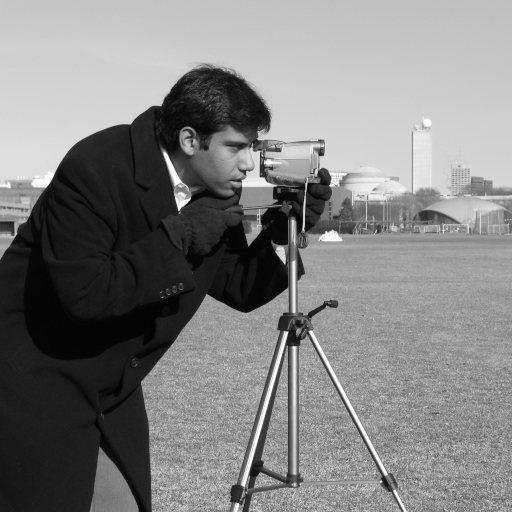
#> input picture skimage.data.camera(), 512 x 512 px
$ jupyter execute Lab7_Image_Segmentation_Feature_Extraction_executed.ipynb   (shell and % lines are left out)
#> lines starting #> are read from the running program, lines starting #| are printed output that depends on the picture; after the words box and inside, x2 and y2 are one past the last pixel; in counts of white or black regions, pixels touching at a corner belong together
# Lab 7 — Image Segmentation and Feature Extraction
**Course:** ARTI407 – Image Processing
**College of Computer Science and Information Technology**
**Imam Abdulrahman Bin Faisal University**

This notebook contains:
1. The two examples from the lab manual (Canny Edge Detection, Harris Corner Detection).
2. The assessment task (Otsu's thresholding).

## Setup — Import libraries

[cell 1]
import cv2
import numpy as np
import matplotlib.pyplot as plt
from skimage import data   # provides sample images (camera, checkerboard, coins, ...)

# Make plots show inside the notebook

## Task 1 — Canny Edge Detection

An **edge** is where brightness changes sharply. Canny (1986) finds edges in 5 steps: Gaussian blur → gradients → non-maximum suppression (thin the edges) → double thresholding → hysteresis (keep weak edges only if they connect to strong ones).

`cv2.Canny(img, T_low, T_high)`:
- `T_low` = lower threshold (weak edges)
- `T_high` = upper threshold (strong edges)
- Rule of thumb: `T_high ≈ 2×T_low` or `3×T_low`.

[cell 2]
# --- Code from the lab manual ---
img = data.camera()
#> img is the input picture: shape (512, 512); min 0, max 255, mean 129.1

edges = cv2.Canny(img, 100, 200)
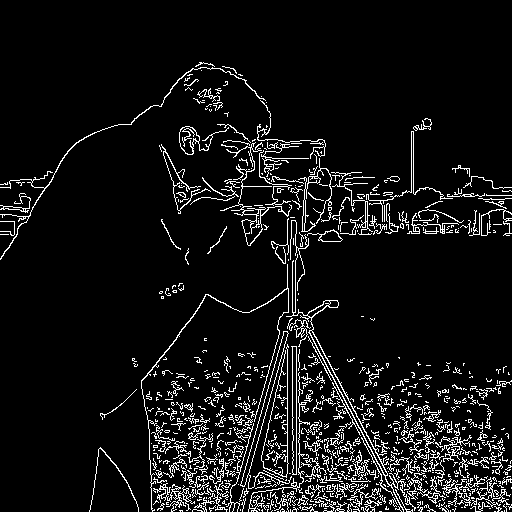
#> edges: shape (512, 512); 7.5% white in thin lines or dots, all inside (x1, y1, x2, y2) = (0, 62, 512, 512)

plt.subplot(121), plt.imshow(img, cmap='gray')
plt.title('Original Image'), plt.xticks([]), plt.yticks([])
plt.subplot(122), plt.imshow(edges, cmap='gray')
plt.title('Edge Image'), plt.xticks([]), plt.yticks([])
plt.show()

## Task 2 — Harris Corner Detection

A **corner** is a point where the image changes in *two* different directions — which makes corners highly distinctive (useful for matching, tracking, camera calibration).

- Large positive `R` → corner
- Large negative `R` → edge
- Small `R` → flat region

Parameters: `blockSize` (window size), `ksize` (Sobel kernel size), `k` (sensitivity, typically 0.04–0.06).

> **Note:** OpenCV uses BGR order, so `(0, 0, 255)` is red.

[cell 3]
# --- Code from the lab manual ---
board = data.checkerboard()
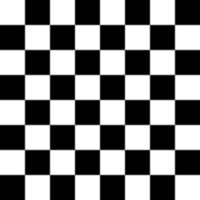
#> input picture skimage.data.checkerboard(), 200 x 200 px
#> board is the input picture: shape (200, 200); min 0, max 255, mean 127.5
image = cv2.cvtColor(board, cv2.COLOR_GRAY2BGR)
image = cv2.resize(image, (400, 400), interpolation=cv2.INTER_NEAREST)
#> image: shape (400, 400, 3)

# Convert to grayscale
gray = cv2.cvtColor(image, cv2.COLOR_BGR2GRAY)
gray = np.float32(gray)

# Harris Corner Detection
harris = cv2.cornerHarris(gray, blockSize=2, ksize=3, k=0.04)
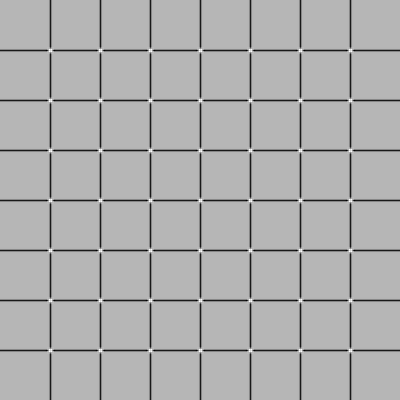
#> harris: shape (400, 400) float32; min -26679900, max 10662178, mean -1176678.1; drawn with min black and max white
harris = cv2.dilate(harris, None)   # to mark corners more clearly
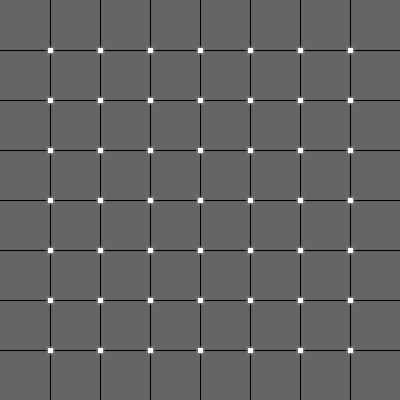
#> harris: shape (400, 400) float32; min -7035756, max 10662178, mean -135946.1; drawn with min black and max white

# Threshold for detecting strong corners
threshold = 0.01 * harris.max()
#> threshold = 106621.8
corner_coords = np.argwhere(harris > threshold)
#> corner_coords = 3675 pairs, first value 46 to 354, second value 46 to 354

# Draw larger red dots (radius = 7)
for y, x in corner_coords:
    cv2.circle(image, (x, y), radius=7, color=(0, 0, 255), thickness=-1)  # -1 = filled
#> this loop made 3675 passes
#> (y, x) on passes 1 to 3: (46, 46), (46, 47), (46, 48)
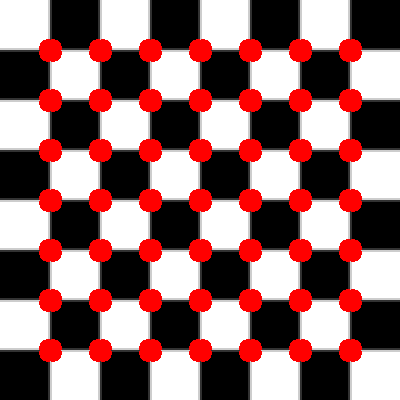
#> image: shape (400, 400, 3); mean B, G, R 110, 110, 145

# Display
plt.imshow(cv2.cvtColor(image, cv2.COLOR_BGR2RGB))
plt.title('Harris Corners with Bigger Red Dots')
plt.axis('off')
plt.show()

## Simple (Global) Binary Thresholding
The most basic segmentation: pick a fixed threshold `T` and turn every pixel above it white, below it black.

[cell 4]
img = data.coins()
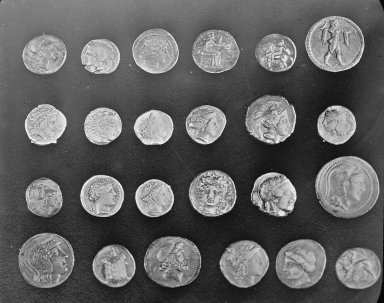
#> input picture skimage.data.coins(), 384 x 303 px
#> img is the input picture: shape (303, 384); min 1, max 252, mean 96.9

T = 127
_, binary = cv2.threshold(img, T, 255, cv2.THRESH_BINARY)
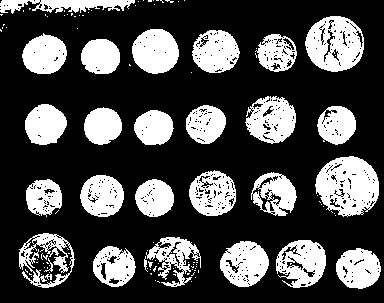
#> binary: shape (303, 384); 29.6% white; 119 white regions (91 under 20 px), largest, box (x1, y1, x2, y2) and area: (315, 156, 379, 217) 2701, (305, 16, 364, 72) 2288, (132, 29, 179, 74) 1645

plt.figure(figsize=(9, 3))
plt.subplot(1, 2, 1), plt.imshow(img, cmap='gray'), plt.title('Original'), plt.axis('off')
plt.subplot(1, 2, 2), plt.imshow(binary, cmap='gray'), plt.title(f'Binary (T={T})'), plt.axis('off')
plt.tight_layout(), plt.show()

## Q1 — Otsu's Thresholding (Assessment Task)
Otsu picks `T` **automatically** by maximizing the between-class variance — assumes the histogram has two peaks (foreground + background).

show the original image, its histogram, and the thresholded image.

---
## Summary table

| Technique | Category | What it finds | OpenCV function |
|---|---|---|---|
| Canny | Edge detection | Thin connected edges | `cv2.Canny` |
| Sobel | Edge detection | Gradient magnitude (thick) | `cv2.Sobel` |
| Laplacian | Edge detection | Zero-crossings (2nd deriv) | `cv2.Laplacian` |
| Harris | Feature extraction | Corners | `cv2.cornerHarris` |
| Shi-Tomasi | Feature extraction | Corners (improved) | `cv2.goodFeaturesToTrack` |
| Simple threshold | Segmentation | Fixed-`T` binary mask | `cv2.threshold` |
| Otsu | Segmentation | Auto bimodal threshold | `cv2.threshold` + `THRESH_OTSU` |
| Adaptive threshold | Segmentation | Local-`T` binary mask | `cv2.adaptiveThreshold` |

**End of notebook.**

[cell 5]
import cv2
import matplotlib.pyplot as plt
from google.colab import files

uploaded = files.upload()
#> the answer given: my_image.jpg
image_name = list(uploaded.keys())[0]

img = cv2.imread(image_name)
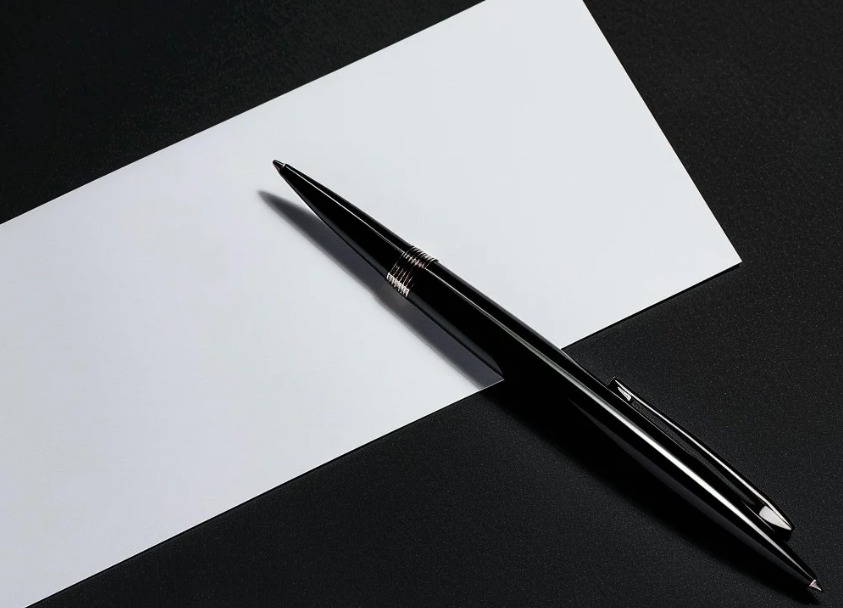
#> input picture my_image.jpg, 843 x 608 px
#> img is the input picture: shape (608, 843, 3); mean B, G, R 115.7, 112.9, 110.8
gray = cv2.cvtColor(img, cv2.COLOR_BGR2GRAY)
#> gray: shape (608, 843)

threshold_value, otsu = cv2.threshold(
    gray, 0, 255, cv2.THRESH_BINARY + cv2.THRESH_OTSU
)
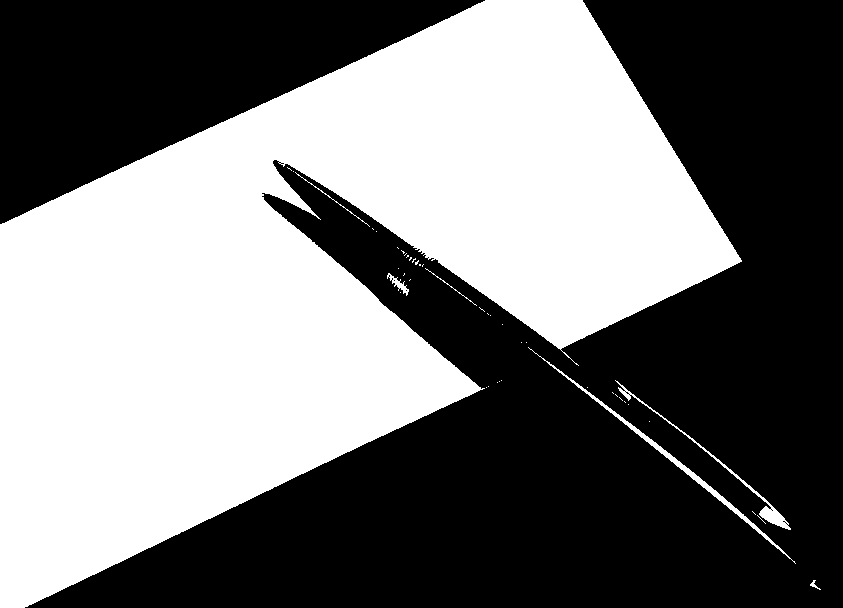
#> otsu: shape (608, 843); 45.9% white; 44 white regions (37 under 20 px), largest, box (x1, y1, x2, y2) and area: (0, 0, 742, 608) 232688, (528, 347, 796, 564) 1249, (615, 380, 791, 530) 829
#> threshold_value = 120

plt.figure(figsize=(15, 5))
plt.subplot(1, 3, 1)
plt.imshow(cv2.cvtColor(img, cv2.COLOR_BGR2RGB))
plt.title("Original Image")
plt.axis("off")

plt.subplot(1, 3, 2)
plt.hist(gray.ravel(), 256, [0, 256])
plt.title("Image Histogram")

plt.subplot(1, 3, 3)
plt.imshow(otsu, cmap="gray")
plt.title("Otsu Thresholded Image")
plt.axis("off")

plt.show()
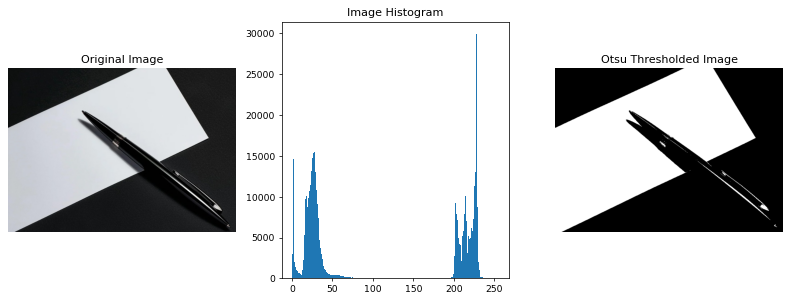
#> figure drawn by matplotlib, 3 panels; panel 2: tallest bar 29952 high, from x = 228 to 229

print("Otsu threshold value:", threshold_value)
#| Otsu threshold value: 120.0
